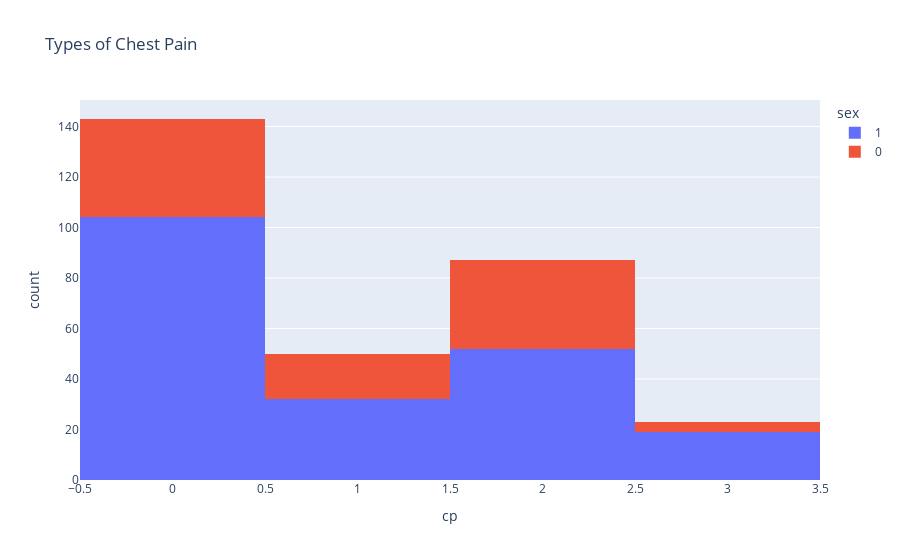

Notebook code for this chart:
### Code cell
fig=px.histogram(df,
                 x="cp",
                 color="sex",
                 hover_data=df.columns,
                 title="Types of Chest Pain"
                )
fig.show()

### Figure 1 — Plotly figure (JSON) as saved in the notebook; plotly's stock layout.template omitted (floating-point values rounded to 4 significant figures; data arrays with more than 128 entries replaced by an {"elided": "..."} marker saying what was removed)
{"data": [{"alignmentgroup": "True", "bingroup": "x", "hovertemplate": "sex=1<br>cp=%{x}<br>count=%{y}<extra></extra>", "legendgroup": "1", "marker": {"color": "#636efa", "pattern": {"shape": ""}}, "name": "1", "offsetgroup": "1", "orientation": "v", "showlegend": true, "type": "histogram", "x": {"elided": "207 int values"}, "xaxis": "x", "yaxis": "y"}, {"alignmentgroup": "True", "bingroup": "x", "hovertemplate": "sex=0<br>cp=%{x}<br>count=%{y}<extra></extra>", "legendgroup": "0", "marker": {"color": "#EF553B", "pattern": {"shape": ""}}, "name": "0", "offsetgroup": "0", "orientation": "v", "showlegend": true, "type": "histogram", "x": [1, 0, 1, 2, 3, 2, 2, 3, 3, 1, 2, 1, 2, 2, 2, 2, 2, 0, 2, 0, 2, 2, 2, 0, 2, 0, 1, 0, 2, 1, 2, 0, 2, 2, 0, 1, 1, 0, 1, 2, 0, 1, 0, 0, 2, 2, 1, 0, 0, 2, 2, 2, 1, 2, 2, 1, 2, 1, 1, 0, 2, 2, 2, 0, 2, 2, 3, 0, 2, 2, 0, 1, 0, 0, 0, 0, 0, 0, 0, 0, 2, 0, 0, 0, 0, 0, 0, 0, 0, 0, 1, 0, 0, 0, 0, 1], "xaxis": "x", "yaxis": "y"}], "layout": {"barmode": "relative", "legend": {"title": {"text": "sex"}, "tracegroupgap": 0}, "title": {"text": "Types of Chest Pain"}, "xaxis": {"anchor": "y", "domain": [0, 1], "title": {"text": "cp"}}, "yaxis": {"anchor": "x", "domain": [0, 1], "title": {"text": "count"}}}}
